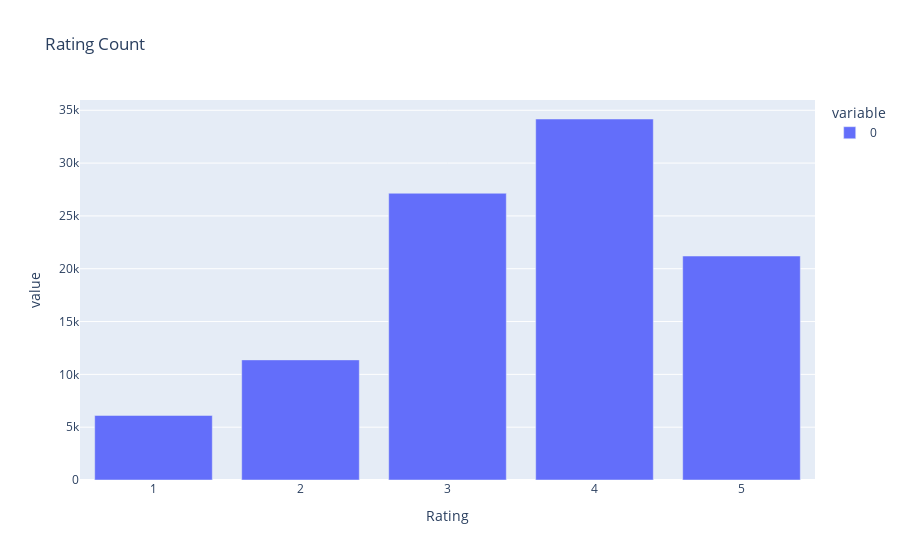

Notebook code cell kept with this figure:
### Code cell
data.groupby('Rating').size().sort_values(ascending=False).plot(kind='bar',title='Rating Count')

### Figure 1 — Plotly figure (JSON) as saved in the notebook; plotly's stock layout.template omitted (floating-point values rounded to 4 significant figures)
{"data": [{"alignmentgroup": "True", "hovertemplate": "variable=0<br>Rating=%{x}<br>value=%{y}<extra></extra>", "legendgroup": "0", "marker": {"color": "#636efa"}, "name": "0", "offsetgroup": "0", "orientation": "v", "showlegend": true, "textposition": "auto", "type": "bar", "x": [4, 3, 5, 2, 1], "xaxis": "x", "y": [34174, 27145, 21202, 11370, 6111], "yaxis": "y"}], "layout": {"barmode": "relative", "legend": {"title": {"text": "variable"}, "tracegroupgap": 0}, "title": {"text": "Rating Count"}, "xaxis": {"anchor": "y", "domain": [0, 1], "title": {"text": "Rating"}}, "yaxis": {"anchor": "x", "domain": [0, 1], "title": {"text": "value"}}}}
